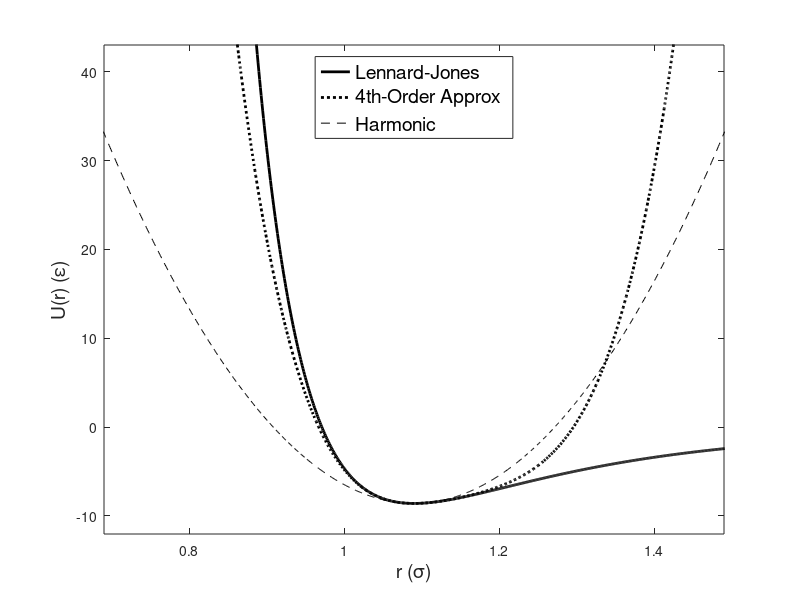

This chart was generated by the following MATLAB code:
%copyright by J. E Hasbun and T. Datta
%thermal_potential.m
%The script plots the Lennard-Jones (LJ) potential and it's expanded
%approximation to 4rth order in (r-R). We use energy/atom in
%units of epsilon, and distance in units of sigma.
%It also calculates the average

function thermal_potential
clear
global alpha U0
alpha=(2*12.13/14.45)^(1/6);  %LJ bond length in Sigma units
U0=14.45^2/2/12.13;           %LJ min energy magnitude in epsilon units
rl=0.1; rs=0.001; ru=15;
r=rl:rs:ru;
plot(r,ULJ(r),'k','LineWidth',2)
hold on
plot(r,ULJexp(r,0),'k:','LineWidth',2)
plot(r,ULJexp(r,1),'k--')
h=legend('Lennard-Jones','4th-Order Approx','Harmonic','Location','North');
set(h,'FontSize',14)
axis ([alpha-0.4 alpha+0.4 -U0*(1+0.4) 5*U0])
xlabel('r (\sigma)','FontSize',14)
ylabel('U(r) (\epsilon)','FontSize',14)

function Ut=ULJ(x)
%Lennard-Jones potential function.
%Energy in units of epsilon, distance in units of sigma.
Ut=2*(12.13./x.^12-14.45./x.^6);

function Ua=ULJexp(x,k)
global alpha U0
%Fourth order Lennard-Jones potential expanded function.
%Energy in units of epsilon, distance in units of sigma.
Cpp=12.13*12*13/alpha^14-14.45*6*7/alpha^8;
Cppp=-12.13*12*13*14/alpha^15+14.45*6*7*8/alpha^9;
Cpppp=12.13*12*13*14*15/alpha^16-14.45*6*7*8*9/alpha^10;
if (k==0)                      %up to 4rth order in x-alpha
  Ua=-U0+2*Cpp*(x-alpha).^2/2+2*Cppp*(x-alpha).^3/6+...
    2*Cpppp*(x-alpha).^4/24;
else
  Ua=-U0+2*Cpp*(x-alpha).^2/2; %the quadratic case only
end
